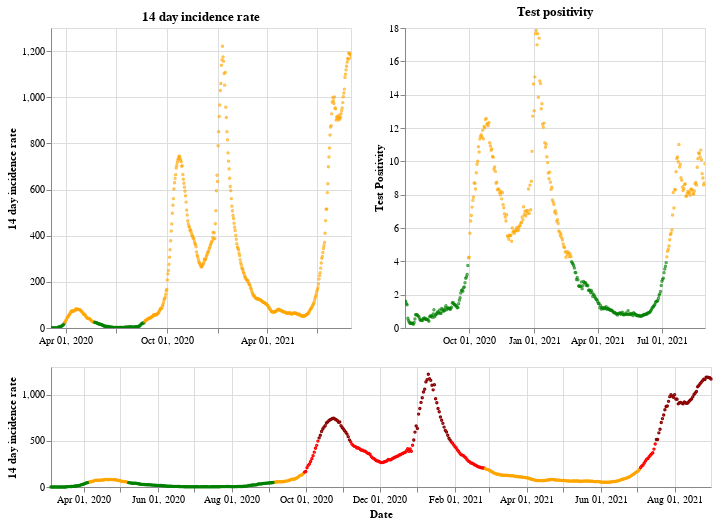

Source (notebook cell):
### Markdown cell above
## Northern Ireland

### Code cell
plot_traffic_light('Northern Ireland')

### Figure 1 — Vega-Lite specification as saved in the notebook (floating-point values rounded to 4 significant figures; data arrays with more than 128 entries replaced by an {"elided": "..."} marker saying what was removed)
{"config": {"view": {"continuousWidth": 400, "continuousHeight": 300}}, "vconcat": [{"hconcat": [{"mark": {"type": "point", "size": 2}, "encoding": {"color": {"condition": {"value": "green", "test": "(datum.twoWeeklyCasesRate <= 25)"}, "value": "orange"}, "tooltip": [{"type": "nominal", "field": "areaName"}, {"type": "temporal", "field": "date"}, {"type": "quantitative", "field": "twoWeeklyCasesRate"}, {"type": "quantitative", "field": "testPositivity"}], "x": {"type": "temporal", "axis": {"title": ""}, "field": "date", "scale": {"domain": {"selection": "DateBrush"}}, "timeUnit": "yearmonthdate"}, "y": {"type": "quantitative", "axis": {"title": "14 day incidence rate"}, "field": "twoWeeklyCasesRate"}}, "title": "14 day incidence rate", "width": 300}, {"mark": {"type": "point", "size": 2}, "encoding": {"color": {"condition": {"value": "green", "test": "(datum.testPositivity <= 4)"}, "value": "orange"}, "tooltip": [{"type": "nominal", "field": "areaName"}, {"type": "temporal", "field": "date"}, {"type": "quantitative", "field": "twoWeeklyCasesRate"}, {"type": "quantitative", "field": "testPositivity"}], "x": {"type": "temporal", "axis": {"title": ""}, "field": "date", "scale": {"domain": {"selection": "DateBrush"}}, "timeUnit": "yearmonthdate"}, "y": {"type": "quantitative", "axis": {"title": "Test Positivity"}, "field": "testPositivity"}}, "title": "Test positivity", "width": 300}]}, {"layer": [{"mark": {"type": "point", "size": 2}, "encoding": {"color": {"condition": {"value": "orange", "test": "(((datum.testPositivity < 4) && (datum.twoWeeklyCasesRate >= 50)) && (datum.twoWeeklyCasesRate < 200))"}, "value": "red"}, "opacity": {"condition": {"value": 1, "test": "((datum.twoWeeklyCasesRate >= 50) && (datum.twoWeeklyCasesRate < 500))"}, "value": 0}, "tooltip": [{"type": "nominal", "field": "areaName"}, {"type": "temporal", "field": "date"}, {"type": "quantitative", "field": "twoWeeklyCasesRate"}, {"type": "quantitative", "field": "testPositivity"}], "x": {"type": "temporal", "axis": {"title": "Date"}, "field": "date", "timeUnit": "yearmonthdate"}, "y": {"type": "quantitative", "axis": {"title": "14 day incidence rate"}, "field": "twoWeeklyCasesRate"}}, "selection": {"DateBrush": {"type": "interval", "encodings": ["x"], "fields": ["Time"]}}}, {"mark": {"type": "point", "size": 2}, "encoding": {"color": {"value": "darkred"}, "opacity": {"condition": {"value": 1, "test": "(datum.twoWeeklyCasesRate >= 500)"}, "value": 0}, "tooltip": [{"type": "nominal", "field": "areaName"}, {"type": "temporal", "field": "date"}, {"type": "quantitative", "field": "twoWeeklyCasesRate"}, {"type": "quantitative", "field": "testPositivity"}], "x": {"type": "temporal", "axis": {"title": "Date"}, "field": "date", "timeUnit": "yearmonthdate"}, "y": {"type": "quantitative", "axis": {"title": "14 day incidence rate"}, "field": "twoWeeklyCasesRate"}}}, {"mark": {"type": "point", "size": 2}, "encoding": {"color": {"condition": {"value": "green", "test": "((datum.testPositivity < 4) && (datum.twoWeeklyCasesRate < 50))"}, "value": "orange"}, "opacity": {"condition": {"value": 1, "test": "(datum.twoWeeklyCasesRate < 50)"}, "value": 0}, "tooltip": [{"type": "nominal", "field": "areaName"}, {"type": "temporal", "field": "date"}, {"type": "quantitative", "field": "twoWeeklyCasesRate"}, {"type": "quantitative", "field": "testPositivity"}], "x": {"type": "temporal", "axis": {"title": "Date"}, "field": "date", "timeUnit": "yearmonthdate"}, "y": {"type": "quantitative", "axis": {"title": "14 day incidence rate"}, "field": "twoWeeklyCasesRate"}}}], "height": 120, "width": 660}], "data": {"name": "data-3452329327ef0fac3c4834773da02e12"}, "$schema": "https://vega.github.io/schema/vega-lite/v4.8.1.json", "datasets": {"data-3452329327ef0fac3c4834773da02e12": {"elided": "545 records"}}}
